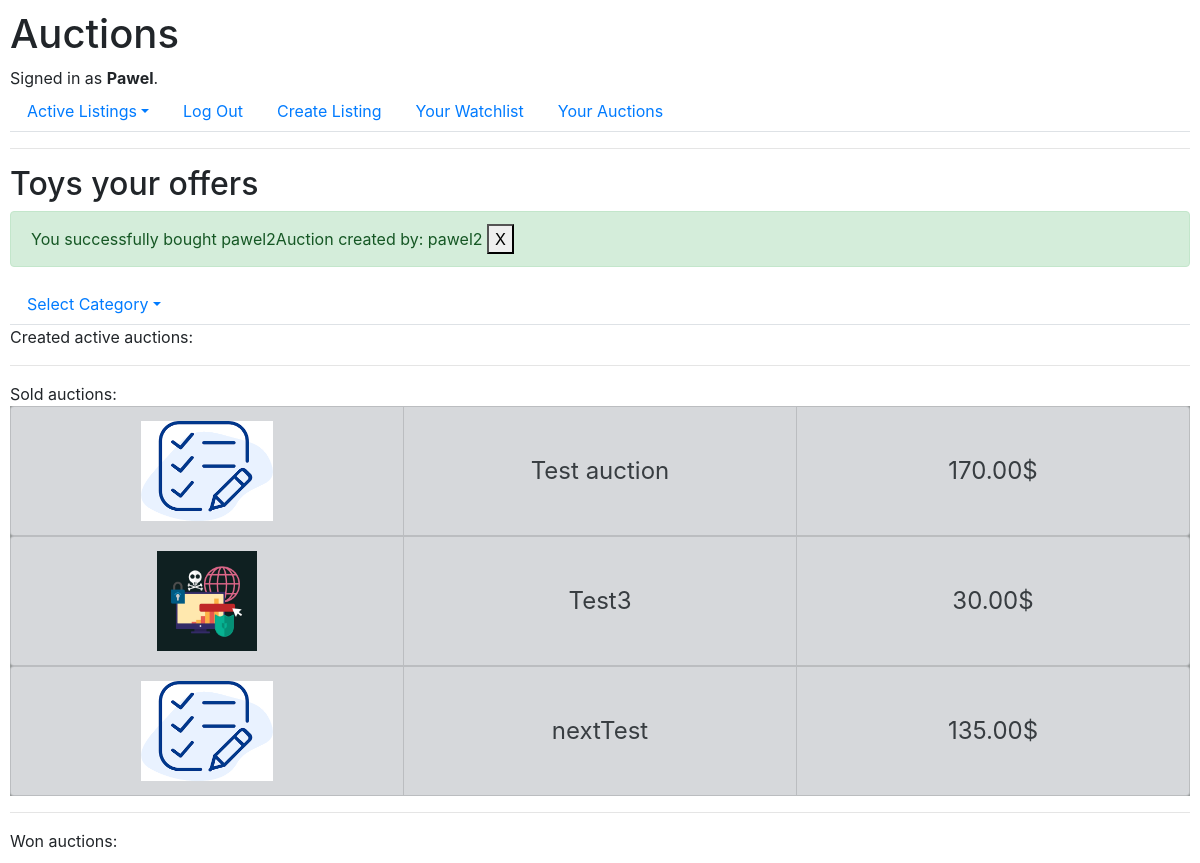
Before: /Pawel/offers/1 (signed in) with the older database file.
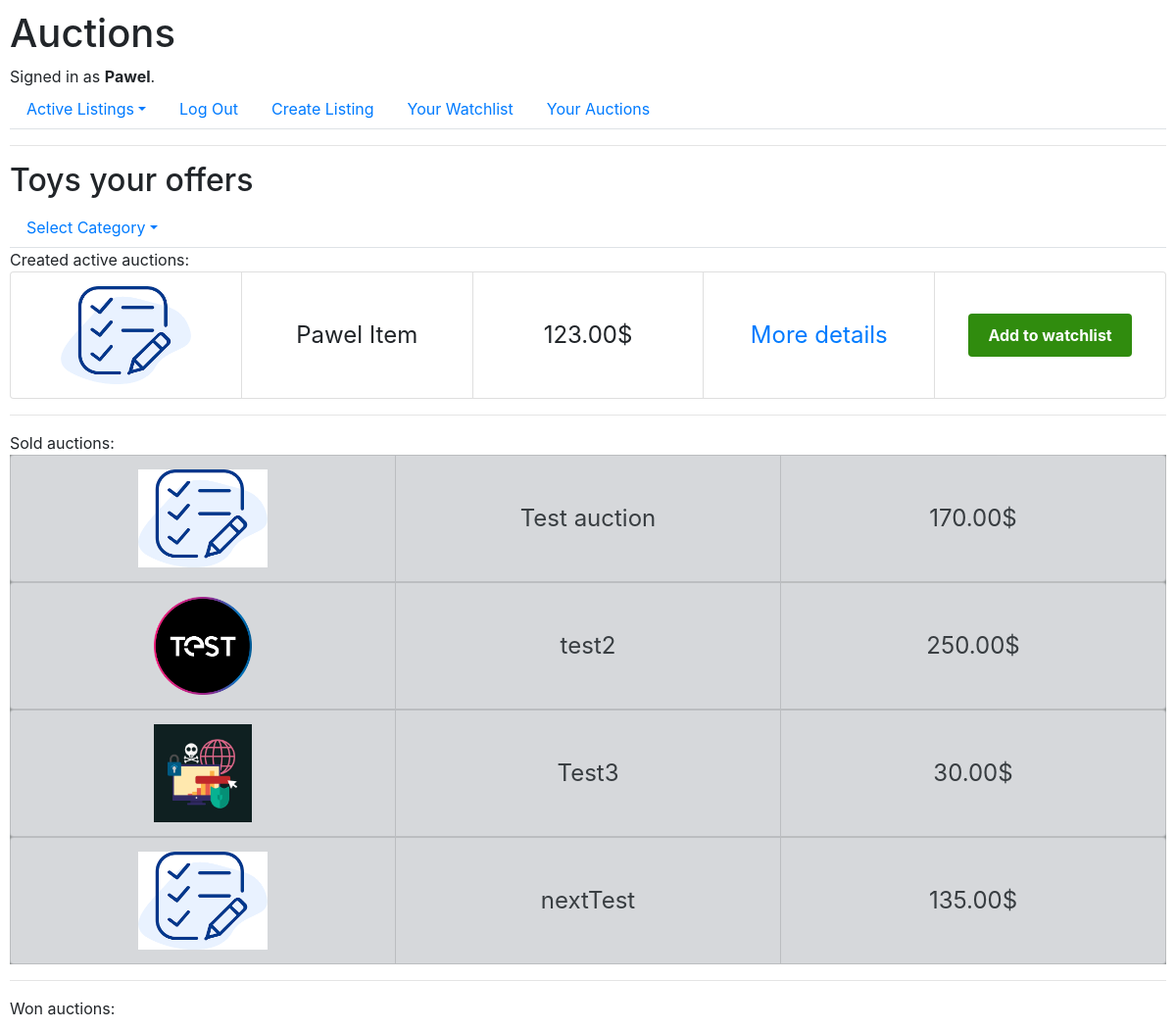
After: the same page with the newer database file.
### auctions/models.py (models this page shows)
class Auction(models.Model):
    title = models.CharField(max_length=64)
    description = models.CharField(max_length=300)
    current_bid = models.DecimalField(max_digits=15, decimal_places=2)
    created_date = models.DateTimeField(auto_now_add=True)
    image = models.ImageField(upload_to="images/auctions/", default=get_default_image_path)
    category = models.ForeignKey(Category, on_delete=models.CASCADE, related_name="auctionCategory")
    author = models.ForeignKey(User, on_delete=models.CASCADE, related_name="auctionAutor")
    is_active = models.BooleanField(default=True)
    winner = models.ForeignKey(User, on_delete=models.CASCADE, null=True, default = None, related_name="auctionBuyer")
    confirmed = models.BooleanField(default=False)
    def __str__(self):
        return f"{self.title} created by: {self.author}"

class User(AbstractUser):
    def __str__(self):
        return f"{self.username}"

### auctions/views.py (the view)
# urls.py: path("<str:user>/offers/<int:category_id>", views.user_offers, name="user_offers_withCategory"),
@login_required
def user_offers(request, user, category_id=0):
    user = request.user
    listings = Auction.objects.filter(author=user, is_active = True)
    notactive_listings = Auction.objects.filter(author=user, is_active = False)
    won_listings = Auction.objects.filter(winner = user)
    winner_auctions = Auction.objects.filter(confirmed = False, winner =  user)
    clicked = []
    categories = Category.objects.all()
    if category_id:
        listings = listings.filter(category_id=category_id)
        won_listings = won_listings.filter(category_id=category_id)
        category_name = Category.objects.get(id= category_id).name
    else:
        category_name = "All"
    watchlist, created = WatchList.objects.get_or_create(user=user)
    clicked = [offer.id for offer in watchlist.offer.all()]
    return render(request, "auctions/offers.html",{
        "createdlistings": listings,
        "wonlistings": won_listings,
        "clicked": clicked,
        "categories": categories,
        "category": category_name,
        "winner_auctions": winner_auctions,
        "notactive_listings": notactive_listings
    })

### auctions/templates/auctions/offers.html (shortened to what this page needs)
{% extends "auctions/layout.html" %}
{% block body %}
    <h2>{{category}} your offers</h2>
    {% include "auctions/notifications.html" %}
    <ul class="nav nav-tabs">
        <li class="nav-item dropdown">
            <a class="nav-link dropdown-toggle" data-bs-toggle="dropdown" href="{% url 'index' %}" role="button" aria-expanded="false">Select Category</a>
        </li>
    </ul>
    Created active auctions:
    {% for listing in createdlistings %}
        {% include "auctions/activeListing.html" %}
    {% endfor %}
    <hr>
    Sold auctions:
    {% for listing in notactive_listings %}
        {% include "auctions/nonActiveListing.html" %}
    {% endfor %}
    <hr>
    Won auctions:
{% endblock %}

### auctions/templates/auctions/notifications.html (shortened to what this page needs)
{% if user.is_authenticated %}
    {% for listing in winner_auctions %}
        {% if listing.winner == user %}
            <div class="alert alert-success alert-dismissible fade show" role="alert">
                <form action="{% url 'close_listing' listing.id %}" method="post">
                    You successfully bought {{ listing }}
                    <button type="submit" class="btn-close" name="close_button" data-bs-dismiss="alert" aria-label="Close">X</button>
                </form>
            </div>
        {% endif %}
    {% endfor %}
{% endif %}

### auctions/templates/auctions/activeListing.html (shortened to what this page needs)
<div class="product">
    <ul class="list-group list-group-horizontal">
        <li class="list-group-item"><img src="{{ listing.image.url }}" alt="Obrazek"></li>
        <li class="list-group-item">{{ listing.title }}</li>
        <li class="list-group-item">{{ listing.current_bid }}$</li>
        <li class="list-group-item"><a href="{% url 'product' listing.id %}">More details</a></li>
        {% if user.is_authenticated %}
        <li class="list-group-item">
            <form method="post" action="{% url 'add_to_watchlist' listing.id %}">
                <button type="submit" class="{% if listing.id in clicked %}buttonChecked{% else %}buttonNotChecked{% endif %}">
                    {% if listing.id in clicked %}Remove from watchlist{% else %}Add to watchlist{% endif %}
                </button>
            </form>
        </li>
        {% endif %}
    </ul>
</div>

### auctions/templates/auctions/nonActiveListing.html
<div class="product" style="background-color: rgb(150, 154, 154);">
    <ul class="list-group list-group-horizontal">
        <li class="list-group-item list-group-item-secondary"><img src="{{ listing.image.url }}" alt="Obrazek"></li>
        <li class="list-group-item list-group-item-secondary">{{ listing.title }}</li>
        <li class="list-group-item list-group-item-secondary">{{ listing.current_bid }}$</li>
    </ul>
</div>

Changed rows visible on the page:
no longer on this page (row edited): Auction: title+author "pawel2Auction created by: pawel2", shown under "Toys your offers"
added Auction: image (placeholder picture), title "Pawel Item", current_bid "123.00", shows "Add to watchlist", shown under "Toys your offers"
now on this page (row edited): Auction: image (picture), title "test2", current_bid "250.00"
